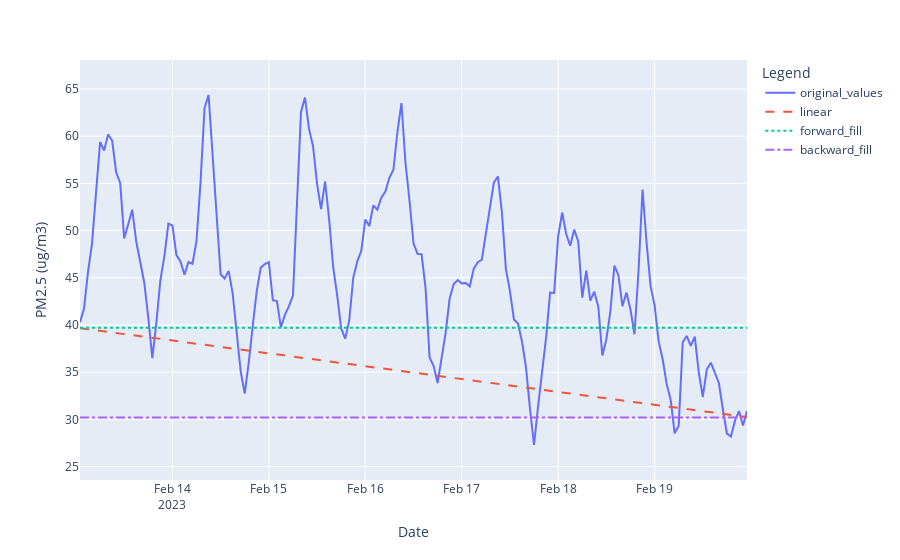

Write notebook code for a chart like this one.
### Code cell
imputation_column_names = ['original_values', 'linear', 
                        'forward_fill', 'backward_fill']
fig = px.line(imputed_df, x='From Date', y=imputation_column_names)
fig.update_layout(xaxis_title='Date', yaxis_title=col_name, legend_title='Legend')

# Define line styles for each line trace
line_styles = ['solid', 'dash', 'dot', 'dashdot', 'longdash']

# Update the y-axis range
# Find the minimum and maximum values in the specified columns
min_value = imputed_df[imputation_column_names].min().min()
max_value = imputed_df[imputation_column_names].max().max()

# Calculate a margin to prevent values from being at the edges of the plot
margin = (max_value - min_value) * 0.1

# Update the y-axis range with margins
new_y_range = [min_value - margin, max_value + margin]

# Update the y-axis range and set line styles for each line trace
for i, trace_name in enumerate(imputation_column_names):
    fig.update_traces(yaxis='y', selector=dict(name=trace_name), 
            line=dict(dash=line_styles[i]))

# Update the y-axis range
fig.update_yaxes(range=new_y_range)

fig.show()

### Figure 1 — Plotly figure (JSON) as saved in the notebook; plotly's stock layout.template omitted (floating-point values rounded to 4 significant figures; data arrays with more than 128 entries replaced by an {"elided": "..."} marker saying what was removed)
{"data": [{"hovertemplate": "variable=original_values<br>From Date=%{x}<br>value=%{y}<extra></extra>", "legendgroup": "original_values", "line": {"color": "#636efa", "dash": "solid"}, "marker": {"symbol": "circle"}, "mode": "lines", "name": "original_values", "orientation": "v", "showlegend": true, "type": "scatter", "x": {"elided": "167 str values"}, "xaxis": "x", "y": {"elided": "167 float values"}, "yaxis": "y"}, {"hovertemplate": "variable=linear<br>From Date=%{x}<br>value=%{y}<extra></extra>", "legendgroup": "linear", "line": {"color": "#EF553B", "dash": "dash"}, "marker": {"symbol": "circle"}, "mode": "lines", "name": "linear", "orientation": "v", "showlegend": true, "type": "scatter", "x": {"elided": "167 str values"}, "xaxis": "x", "y": {"elided": "167 float values"}, "yaxis": "y"}, {"hovertemplate": "variable=forward_fill<br>From Date=%{x}<br>value=%{y}<extra></extra>", "legendgroup": "forward_fill", "line": {"color": "#00cc96", "dash": "dot"}, "marker": {"symbol": "circle"}, "mode": "lines", "name": "forward_fill", "orientation": "v", "showlegend": true, "type": "scatter", "x": {"elided": "167 str values"}, "xaxis": "x", "y": {"elided": "167 float values"}, "yaxis": "y"}, {"hovertemplate": "variable=backward_fill<br>From Date=%{x}<br>value=%{y}<extra></extra>", "legendgroup": "backward_fill", "line": {"color": "#ab63fa", "dash": "dashdot"}, "marker": {"symbol": "circle"}, "mode": "lines", "name": "backward_fill", "orientation": "v", "showlegend": true, "type": "scatter", "x": {"elided": "167 str values"}, "xaxis": "x", "y": {"elided": "167 float values"}, "yaxis": "y"}], "layout": {"legend": {"title": {"text": "Legend"}, "tracegroupgap": 0}, "margin": {"t": 60}, "xaxis": {"anchor": "y", "domain": [0, 1], "title": {"text": "Date"}}, "yaxis": {"anchor": "x", "domain": [0, 1], "range": [23.58, 68.07], "title": {"text": "PM2.5 (ug/m3)"}}}}
